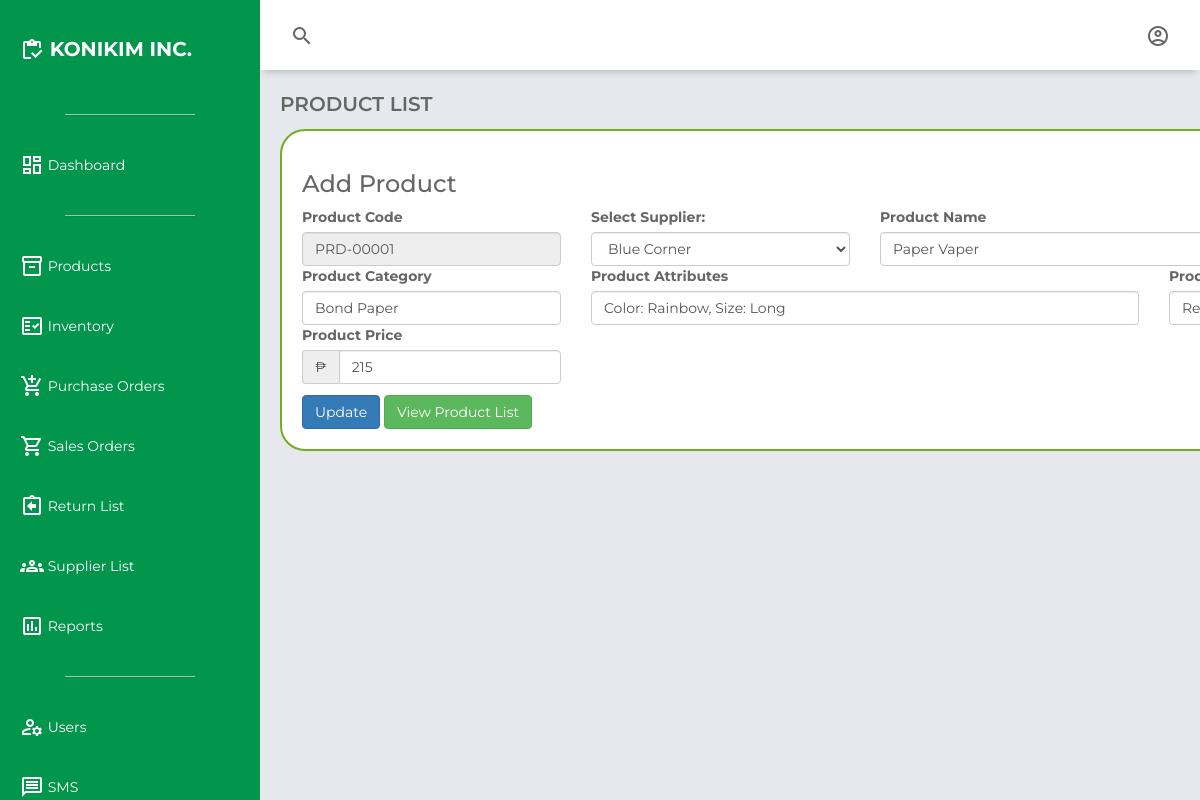
/product_edit.php?editid=11 (signed in), run on the app's committed database.
### tables this page shows
CREATE TABLE `product_list` (
  `id` int(11) NOT NULL,
  `productcode` varchar(250) NOT NULL,
  `supplierCode` int(11) NOT NULL,
  `productsupplier` varchar(250) NOT NULL,
  `productname` varchar(250) NOT NULL,
  `productcategory` varchar(250) NOT NULL,
  `productattributes` varchar(250) NOT NULL,
  `productunit` varchar(250) NOT NULL,
  `productprice` float NOT NULL,
  `datecreation` timestamp NOT NULL DEFAULT current_timestamp() ON UPDATE current_timestamp()
);

### product_edit.php (the view, shortened to what this page needs)
<?php
require_once 'db_config.php';
?>
<!DOCTYPE html>
<html lang="en">
<head>
    <link href="https://unpkg.com/boxicons@2.0.7/css/boxicons.min.css" rel="stylesheet">
    <link href="https://maxcdn.bootstrapcdn.com/bootstrap/3.3.0/css/bootstrap.min.css" rel="stylesheet">
    <link href="https://cdn.datatables.net/1.10.25/css/dataTables.bootstrap.min.css" rel="stylesheet">
    <link rel="stylesheet" href="css\dashboard.css">
</head>
<body>
    <div class="grid-container">
        <header class="header">
            <div class="header-left">
                <span class="material-icons-outlined">search</span>
            </div>
            <div class="header-right">
                <span class="material-icons-outlined" id="userIcon">account_circle</span>
            </div>
        </header>
        <aside id="sidebar">
            <div class="sidebar-title">
                <div class="sidebar-brand">
                    <span class="material-icons-outlined">inventory</span> KONIKIM INC.
                </div>
            </div>
            <ul class="sidebar-list">
                <hr class="sidebar-divider hr-sidebar-divider">
                <li class="sidebar-list-item">
                    <a href="dashboard.php" target="_self">
                        <span class="material-icons-outlined">dashboard</span> Dashboard
                    </a>
                </li>
                <hr class="sidebar-divider hr-sidebar-divider">
                <li class="sidebar-list-item">
                    <a href="products.php" target="_self">
                        <span class="material-icons-outlined">inventory_2</span> Products
                    </a>
                </li>
                <li class="sidebar-list-item">
                    <a href="inventory.php" target="_self">
                        <span class="material-icons-outlined">fact_check</span> Inventory
                    </a>
                </li>
                <li class="sidebar-list-item">
                    <a href="purchase_orders.php" target="_self">
                        <span class="material-icons-outlined">add_shopping_cart</span> Purchase Orders
                    </a>
                </li>
                <li class="sidebar-list-item">
                    <a href="sales_orders.php" target="_self">
                        <span class="material-icons-outlined">shopping_cart</span> Sales Orders
                    </a>
                </li>
                <li class="sidebar-list-item">
                    <a href="return_list.php" target="_self">
                        <span class="material-icons-outlined">assignment_return</span> Return List
                    </a>
                </li>
                <li class="sidebar-list-item">
                    <a href="supplier.php" target="_self">
                        <span class="material-icons-outlined">groups</span> Supplier List
                    </a>
                </li>
                <li class="sidebar-list-item">
                    <a href="reports.php" target="_self">
                        <span class="material-icons-outlined">poll</span> Reports
                    </a>
                </li>
                <?php if ($_SESSION['user_type'] == 'Administrator') : ?>
                    <hr class="sidebar-divider hr-sidebar-divider">
                    <li class="sidebar-list-item">
                        <a href="user.php" target="_self">
                            <span class="material-icons-outlined">manage_accounts</span> Users
                        </a>
                    </li>
                    <li class="sidebar-list-item">
                        <a href="sms.php" target="_self">
                            <span class="material-icons-outlined">message</span> SMS
                        </a>
                    </li>
                <?php endif; ?>
            </ul>
        </aside>
        <main class="main-container">
            <div class="main-title">
                <p class="font-weight-bold">PRODUCT LIST</p>
            </div>
            <div class="container">
                <div class="row">
                    <div class="col-md-6">
                        <h3>Add Product</h3>
                    </div>
                </div>
                <form method="POST">
                    <?php
                    $eid = $_GET['editid'];
                    $productQuery = "SELECT * FROM product_list WHERE id = ?";
                    $stmt = $conn->prepare($productQuery);
                    $stmt->bind_param("i", $eid);
                    $stmt->execute();
                    $productResult = $stmt->get_result();
                    if ($row = $productResult->fetch_assoc()) {
                    ?>
                        <div class="row">
                            <div class="col-md-3">
                                <label for="productcode">Product Code</label>
                                <input type="text" class="form-control" name="productcode" value="<?php echo htmlspecialchars($row['productcode']); ?>" readonly required>
                            </div>
                            <div class="col-md-3">
                                <label for="supplierDropdown">Select Supplier:</label>
                                <select id="supplierDropdown" class="form-control" name="supplierDropdown">
                                    <?php
                                    $supplierQuery = "SELECT id, companyname FROM supplier_list";
                                    $supplierResult = $conn->query($supplierQuery);
                                    while ($supplierRow = $supplierResult->fetch_assoc()) {
                                        $selected = ($row['productsupplier'] == $supplierRow['companyname']) ? 'selected' : '';
                                        echo "<option value='" . htmlspecialchars($supplierRow["companyname"]) . "' $selected>" . htmlspecialchars($supplierRow["companyname"]) . "</option>";
                                    }
                                    ?>
                                </select>
                            </div>
                            <div class="col-md-6">
                                <label for="productname">Product Name</label>
                                <input type="text" class="form-control" name="productname" value="<?php echo htmlspecialchars($row['productname']); ?>" placeholder="Enter Product Name" required>
                            </div>
                        </div>
                        <div class="row">
                            <div class="col-md-3">
                                <label for="category">Product Category</label>
                                <input type="text" class="form-control" name="category" value="<?php echo htmlspecialchars($row['productcategory']); ?>" placeholder="Ex. Bond Paper, Envelope, etc." required>
                            </div>
                            <div class="col-md-6">
                                <label for="attributes">Product Attributes</label>
                                <input type="text" class="form-control" name="attributes" value="<?php echo htmlspecialchars($row['productattributes']); ?>" placeholder="Ex. Color: White, Size: 8 1/2 x 11" required>
                            </div>
                            <div class="col-md-3">
                                <label for="unit">Product Unit</label>
                                <input type="text" class="form-control" name="unit" value="<?php echo htmlspecialchars($row['productunit']); ?>" placeholder="Ex. Ream, Pieces, etc." required>
                            </div>
                        </div>
                        <div class="row">
                            <div class="col-md-3">
                                <label for="price">Product Price</label>
                                <div class="input-group">
                                    <span class="input-group-addon">₱</span>
                                    <input type="number" class="form-control" name="price" value="<?php echo htmlspecialchars($row['productprice']); ?>" placeholder="Enter Product Price" required>
                                </div>
                            </div>
                        </div>
                        <div class="row" style="margin-top: 1%">
                            <div class="col-md-6">
                                <button type="submit" name="update" class="btn btn-primary">Update</button>
                                <a href="products.php" class="btn btn-success">View Product List</a>
                            </div>
                        </div>
                    <?php
                    } else {
                        echo "Product not found.";
                    }
                    ?>
                </form>
            </div>
        </main>
    </div>
</body>
</html>

### css/dashboard.css (style rules this page uses)
body { margin: 0; padding: 0; box-sizing: border-box; background-color: #e6e8ed; color: #666666; font-family: "Montserrat", sans-serif !important; }
.material-icons-outlined { vertical-align: middle; line-height: 1px; }
.font-weight-bold { font-weight: 600; }
.grid-container { display: grid; grid-template-columns: 260px 1fr 1fr 1fr; grid-template-rows: 0.2fr 3fr; grid-template-areas: "sidebar header header header" "sidebar main main main"; height: 100vh; }
.header { grid-area: header; height: 70px; background-color: #ffffff; display: flex; align-items: center; justify-content: space-between; padding: 0 30px 0 30px; box-shadow: 0 6px 7px -4px rgba(0, 0, 0, 0.2); }
#sidebar { grid-area: sidebar; height: 100%; background-color: #02964C; color: #ffffff; overflow-y: auto; transition: all 0.5s; -webkit-transition: all 0.5s; }
.hr-sidebar-divider { border-top: 1px solid #ddd; margin: 20px auto; width: 50%; opacity: 0.7; box-shadow: 0 1px 1px rgba(0, 0, 0, 0.1); }
.sidebar-title { display: flex; justify-content: space-between; align-items: center; padding: 20px 20px 20px 20px; margin-bottom: 30px; }
.sidebar-brand { margin-top: 15px; font-size: 20px; font-weight: 700; }
.sidebar-list { padding: 0; margin-top: 15px; list-style-type: none; }
.sidebar-list-item { padding: 20px 20px 20px 20px; }
.sidebar-list-item > a { text-decoration: none; color: #ffffff; }
.main-container { grid-area: main; overflow-y: auto; padding: 20px 20px; }
.container { background-color: #fff; border-radius: 25px; border: 2px solid #73AD21; padding: 20px; }
.main-title { display: flex; justify-content: space-between; }
.main-title > p { font-size: 20px; }

### data on the page
product_list: productcode "PRD-00001", productname "Paper Vaper", category "Bond Paper", attributes "Color: Rainbow, Size: Long", unit "Ream", price "215"

### other printed values
form field supplierDropdown "Blue Corner"
